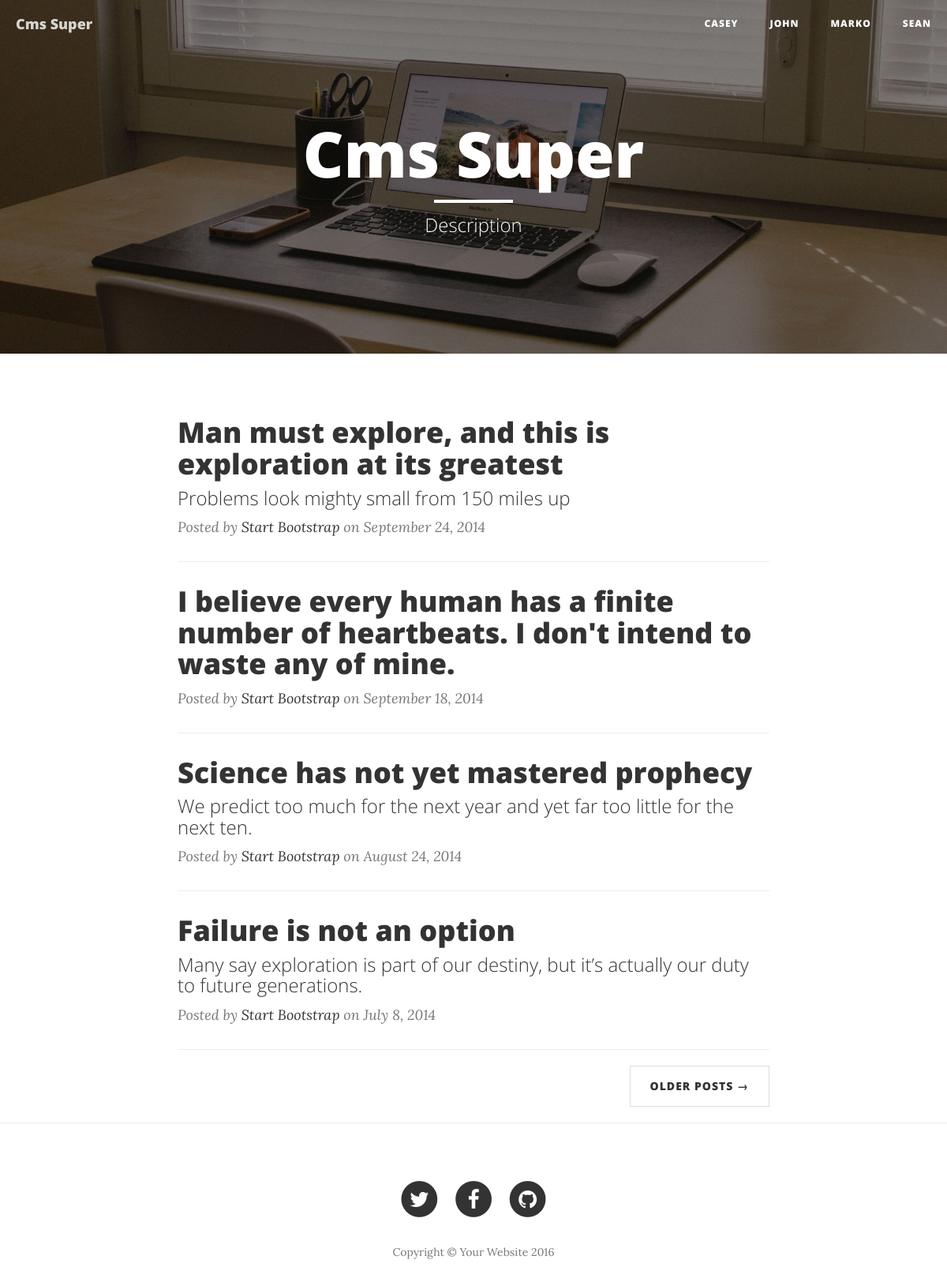
The page / on the database its author committed.
### tables this page shows
CREATE TABLE `setting` (
  `id` int(11) NOT NULL AUTO_INCREMENT,
  `name` varchar(255) NOT NULL,
  `key_field` varchar(100) NOT NULL,
  `value` varchar(255) NOT NULL,
  `section` varchar(155) NOT NULL DEFAULT 'general',
  PRIMARY KEY (`id`),
  UNIQUE KEY `key` (`key_field`),
  UNIQUE KEY `name` (`name`)
);

CREATE TABLE `menu_item` (
  `id` int(11) NOT NULL AUTO_INCREMENT,
  `menu_id` int(11) NOT NULL DEFAULT '0',
  `name` varchar(255) NOT NULL,
  `parent` tinyint(1) DEFAULT '0',
  `position` int(11) NOT NULL DEFAULT '999',
  `link` varchar(255) NOT NULL DEFAULT '#',
  PRIMARY KEY (`id`)
);

### engine/Core/Template/Theme.php (the view, shortened to what this page needs)
<?php
class Theme
{
    public static function getUrl()
    {
        $currentTheme = Config::item('defaultTheme', 'main');
        $baseUrl      = Config::item('baseUrl', 'main');
        return sprintf(self::URL_THEME_MASK, $baseUrl, $currentTheme);
    }
    public static function header($name = null)
    {
        $name = (string) $name;
        $file = self::detectNameFile($name, __FUNCTION__);
        Component::load($file);
    }
    private static function detectNameFile($name, $function)
    {
        return empty(trim($name)) ? $function : sprintf(self::RULES_NAME_FILE[$function], $name);
    }
}

### engine/Core/Template/View.php (called while the page is built, shortened)
<?php
class View
{
    public $di;
    public function __construct(DI $di)
    {
        $this->di      = $di;
    }
    public function render($template, $vars = [])
    {
        $templatePath = $this->getTemplatePath($template, ENV);
        $vars['lang'] = $this->di->get('language');
        extract($vars);
        try {
            require $templatePath;
        } catch (\Exception $e) {
            ob_end_clean();
            throw $e;
        }
    }
    private function getTemplatePath($template, $env = null)
    {
        if($env == 'Cms') {
            $theme = \Setting::get('active_theme');
            return ROOT_DIR . '/content/themes/' . $theme . '/' . $template . '.php';
        }
        return path('view') . '/' . $template . '.php';
    }
}

### cms/Controller/HomeController.php (called while the page is built, shortened)
<?php
class HomeController extends CmsController
{
    public function index()
    {
        $data = ['name' => 'Nebado'];
        $this->view->render('index', $data);
    }
}

### engine/Cms.php (called while the page is built, shortened)
<?php
class Cms
{
    private $di;
    public function __construct($di)
    {
        $this->di = $di;
        $this->router = $this->di->get('router');
    }
    public function run()
    {
        try {
            $routerDispatch = $this->router->dispatch(Common::getMethod(), Common::getPathUrl());
            list($class, $action) = explode(':', $routerDispatch->getController(), 2);
            $parameters = $routerDispatch->getParameters();
            call_user_func_array([new $controller($this->di), $action], $parameters);
        }catch (\Exception $e) {
            echo $e->getMessage();
            exit;
        }
    }
}

### engine/bootstrap.php (called while the page is built, shortened)
<?php
try {
    $di = new DI();
    $di->set('model', []);
    $cms = new Cms($di);
    $cms->run();
} catch (\ErrorException $e) {
    echo $e->getMessage();
}

### index.php (called while the page is built, shortened)
<?php
require_once 'engine/bootstrap.php';

### engine/Model.php (called while the page is built, shortened)
<?php
abstract class Model
{
    public function __construct(DI $di)
    {
        $this->di           = $di;
        $this->db           = $this->di->get('db');
        $this->queryBuilder = new QueryBuilder();
    }
}

### engine/Core/Database/QueryBuilder.php (called while the page is built, shortened)
<?php
class QueryBuilder
{
    protected $sql = [];
    public function select($fields = '*')
    {
        $this->sql['select'] = "SELECT {$fields} ";
        return $this;
    }
    public function from($table)
    {
        $this->sql['from'] = "FROM {$table} ";
        return $this;
    }
    public function where ($column, $value, $operator = '=')
    {
        $this->sql['where'][] = "{$column} {$operator} ?";
        return $this;
    }
    public function orderBy($field, $order)
    {
        $this->sql['order_by'] = "ORDER BY {$field} {$order}";
        return $this;
    }
    public function sql()
    {
        $sql = '';
        if (!empty($this->sql)) {
            foreach ($this->sql as $key => $value) {
                if ($key == 'where') {
                    $sql .= ' WHERE ';
                    foreach ($value as $where) {
                        $sql .= $where;
                    }
                } else {
                    $sql .= $value;
                }
            }
        }
        return $sql;
    }
    public function reset()
    {
        $this->sql    = [];
    }
}

### engine/DI/DI.php (called while the page is built, shortened)
<?php
class DI
{
    private $container = [];
    public function set($key, $value)
    {
        $this->container[$key] = $value;
        return $this;
    }
    public function get($key)
    {
        return $this->has($key);
    }
    public function has($key)
    {
        return isset($this->container[$key]) ? $this->container[$key] : null;
    }
}

### admin/Model/Setting/SettingRepository.php (called while the page is built, shortened)
<?php
class SettingRepository extends Model
{
    public function getSettingValue($keyField)
    {
        $sql = $this->queryBuilder->select('value')
                    ->from('setting')
                    ->where('key_field', $keyField)
                    ->sql();
        $query = $this->db->query($sql, $this->queryBuilder->values);
        return isset($query[0]) ? $query[0]->value : null;
    }
}

### engine/Core/Database/Connection.php (called while the page is built, shortened)
<?php
class Connection
{
    private $link;
    private function connect()
    {
        $config = Config::group('database');
        $dsn = 'mysql:host='.$config['host'].';dbname='.$config['db_name'].';charset='.$config['charset'];
        $this->link = new PDO($dsn, $config['username'], $config['password']);
        return $this;
    }
    public function query($sql, $values = [], $statement = PDO::FETCH_OBJ)
    {
        $sth = $this->link->prepare($sql);
        $sth->execute($values);
        $result = $sth->fetchAll($statement);
        return $result;
    }
}

### engine/Core/Config/Repository.php (called while the page is built, shortened)
<?php
class Repository
{
    protected static $stored = [];
    public static function store($group, $key, $data)
    {
        if (!isset(static::$stored[$group]) || !is_array(static::$stored[$group])) {
            static::$stored[$group] = [];
        }
        static::$stored[$group][$key] = $data;
    }
    public static function retrieve($group, $key)
    {
        return isset(static::$stored[$group][$key]) ? static::$stored[$group][$key] : false;
    }
    public static function retrieveGroup($group)
    {
        return isset(static::$stored[$group]) ? static::$stored[$group] : false;
    }
}

### engine/function.php (called while the page is built, shortened)
<?php
function path($section)
{
    $pathMask = ROOT_DIR . DS . '%s';
    if (ENV == 'Cms') {
        $pathMask = ROOT_DIR . DS . strtolower(ENV) . DS . '%s';
    }
    switch (strtolower($section))
    {
    case 'config':
        return sprintf($pathMask, 'Config');
    }
}

### engine/Core/Config/Config.php (called while the page is built, shortened)
<?php
class Config
{
    public static function item($key, $group = 'main')
    {
        return Repository::retrieve($group, $key);
    }
    public static function group($group)
    {
        return Repository::retrieveGroup($group);
    }
    public static function file($group = 'main')
    {
        $path = path('config') . DS . $group . '.php';
        if(file_exists($path)) {
            $items = include $path;
            if(!empty($items)) {
                return true;
            } else {
                throw new \Exception(
                    sprintf(
                        'Config file <strong>%s</strong> is not a valid array.', $path
                    )
                );
            }
        } else {
            throw new \Exception(
                sprintf('Cannot load config from file, file <strong>%s</strong> does not exist.', $path)
            );
        }
        return false;
    }
}

### cms/Config/database.php (called while the page is built)
<?php
return [
    'host'     => 'localhost',
    'db_name'  => 'cms',
    'username' => 'root',
    'password' => 'root',
    'charset'  => 'utf8'
];

### engine/Core/Template/Setting.php (called while the page is built, shortened)
<?php
class Setting
{
    protected static $di;
    protected static $settingRepository;
    public function __construct($di)
    {
        self::$di = $di;
        self::$settingRepository = new SettingRepository(self::$di);
    }
    public static function get($keyField)
    {
        return self::$settingRepository->getSettingValue($keyField);
    }
}

### cms/Model/MenuItem/MenuItemRepository.php (called while the page is built, shortened)
<?php
class MenuItemRepository extends Model
{
    public function getItems($menuId, $params = [])
    {
        $sql = $this->queryBuilder
                    ->select()
                    ->from('menu_item')
                    ->where('menu_id', $menuId)
                    ->orderBy('position', 'ASC')
                    ->sql();
        return $this->db->query($sql, $this->queryBuilder->values);
    }
}

### engine/Core/Template/Menu.php (called while the page is built, shortened)
<?php
class Menu
{
    protected static $di;
    protected static $menuItemRepository;
    public function __construct($di)
    {
        self::$di = $di;
        self::$menuItemRepository = new MenuItemRepository(self::$di);
    }
    public static function getItems($menuId)
    {
        return self::$menuItemRepository->getItems($menuId);
    }
}

### cms/Config/main.php (called while the page is built)
<?php
return [
    'base_url'        => 'http://cms.loc',
    'defaultLang'     => 'english',
    'defaultTimeZone' => 'America/Chicago',
    'defaultTheme'    => 'default'
];

### engine/Core/Template/Theme.php (the view, shortened to what this page needs)
<?php
class Theme
{
    public static function getUrl()
    {
        $currentTheme = Config::item('defaultTheme', 'main');
        $baseUrl      = Config::item('baseUrl', 'main');
        return sprintf(self::URL_THEME_MASK, $baseUrl, $currentTheme);
    }
    public static function header($name = null)
    {
        $name = (string) $name;
        $file = self::detectNameFile($name, __FUNCTION__);
        Component::load($file);
    }
    private static function detectNameFile($name, $function)
    {
        return empty(trim($name)) ? $function : sprintf(self::RULES_NAME_FILE[$function], $name);
    }
}

### content/themes/default/header.php (shortened to what this page needs)
<!DOCTYPE html>
<html lang="en">
<head>
</head>
<body>
    <nav class="navbar navbar-default navbar-custom navbar-fixed-top">
        <div class="container-fluid">
            <div class="navbar-header page-scroll">
                <a class="navbar-brand" href="index.html">
                    <?php echo Setting::get('name_site');  ?>
                </a>
            </div>
            <div class="collapse navbar-collapse" id="bs-example-navbar-collapse-1">
                <ul class="nav navbar-nav navbar-right">
                    <?php foreach(Menu::getItems(1) as $item): ?>
                        <li>
                            <a href="<?= $item->link?>"><?= $item->name ?></a>
                        </li>
                    <?php endforeach; ?>
                </ul>
            </div>
        </div>
    </nav>
    <header class="intro-header" style="background-image: url('<?php echo \Engine\Core\Template\Theme::getUrl() ?>/img/home-bg.jpg')">
        <div class="container">
            <div class="row">
                <div class="col-lg-8 col-lg-offset-2 col-md-10 col-md-offset-1">
                    <div class="site-heading">
                        <h1>
                            <?php echo Setting::get('name_site'); ?>
                        </h1>
                        <hr class="small">
                        <span class="subheading">
                            <?php echo Setting::get('description'); ?>
                        </span>
                    </div>
                </div>
            </div>
        </div>
    </header>

### rows shown on the page
setting: value "Cms Super"
menu_item: name "CASEY"
menu_item: name "JOHN"
menu_item: name "MARKO"
menu_item: name "SEAN"
setting: value "Description"
